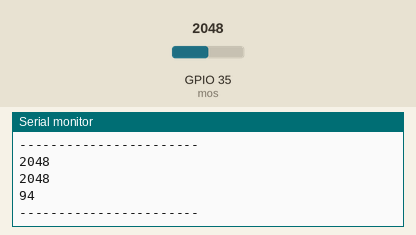
Recording of a sketch running on a simulated ESP32. Shown: the last lines printed to the serial monitor. The test bench sets the inputs (shaded band); at power-on: GPIO 35 (mos) = 2048. WiFi joins after 1.5 s; servers stay silent unless stated.

Above: at 3.0 s.
3.1 s: GPIO 35 (mos) set to 2866
At 4.4 s:
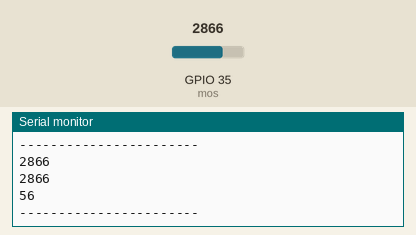
4.6 s: GPIO 35 (mos) set to 3603
At 5.6 s:
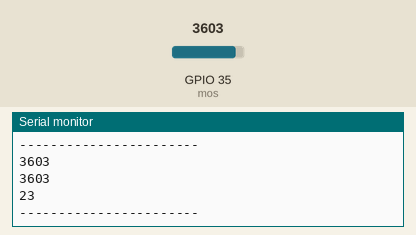
Timing chart, 0 to 7.6 s (numbered marks = the images above; inputs shaded):
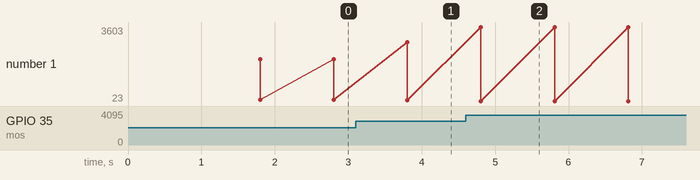

The sketch:

PRE252_PROJECT_showdata.ino
```cpp
#define BLYNK_PRINT Serial
#include <WiFi.h>
#include <WiFiClient.h>
#include <BlynkSimpleEsp32.h>

int mos = 35 ;
int b4 = 0 ;
int af = 0 ;

char auth[] = "5RTU4bqhxS-d6t2yj1gLWXtznR21kYuh";
char ssid[] = "S";
char pass[] = "pete1636";

BLYNK_WRITE(V1)
{
  int pinValue = param.asInt();
  Blynk.virtualWrite(V2,pinValue);
}


void setup()
{
  Serial.begin(9600);
  pinMode(mos,INPUT);
  Blynk.begin(auth, ssid, pass, "43.229.135.169", 8080);
}

void loop()
{
  b4 = analogRead(mos);
  af = map(b4,1900,4095,100,0);
  Serial.println(analogRead(mos));
  Serial.println(b4);
  Serial.println(af);
  Serial.println("-----------------------");
  Blynk.run();
  delay(1000);
  Blynk.virtualWrite(V5,b4);
  Blynk.virtualWrite(V4,af);
}
```

Measured:
- after the input at 3.1 s, the serial monitor: prints a new line after 0.71 s (image 1)
- after the input at 4.6 s, the serial monitor: prints a new line after 0.21 s (image 2)
- plotted number 1: 94 → 56 after the input at 3.1 s, 56 → 23 after the input at 4.6 s
